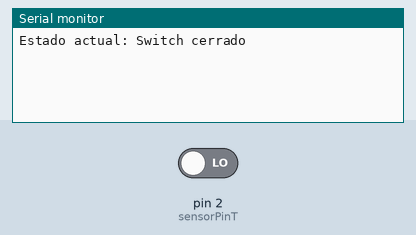
Recording of a sketch running on a simulated Arduino Uno, built with avr-gcc and run on an emulated ATmega328P. On the bench: the last lines printed to the serial monitor. The test bench sets the inputs (shaded band); at power-on: pin 2 (sensorPinT) LOW.

Above: at 1.2 s.
1.3 s: pin 2 (sensorPinT) driven HIGH
At 2.8 s:
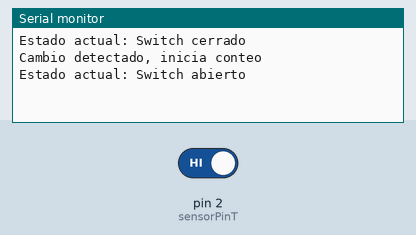
3.5 s: pin 2 (sensorPinT) driven LOW
At 4.4 s:
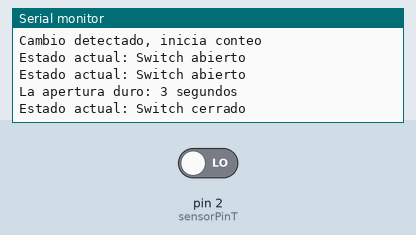

Measured:
- after the input at 1.3 s, the serial monitor: prints a new line at once (image 1)
- after the input at 3.5 s, the serial monitor: prints a new line after 0.50 s (image 2)

The sketch:

Interruptor-magnetico-con-Arduino.ino
```cpp
/*
  Created by TEOS
  Domotic with Arduino https://goo.gl/btZpjs
  YouTube https://goo.gl/k7TUSZ
  Instagram https://goo.gl/zEIjia
  Facebook https://goo.gl/eivraR
  Twitter https://goo.gl/du5Wgn
  Github https://goo.gl/Xl5IiS
  Google Plus https://goo.gl/gBnUdh
  WEB https://goo.gl/jtiYJy
*/

const int sensorPinT = 2;
int statusSensorT = HIGH;
boolean triggerT = false;

const long permanenceT = 500;
const long intervalT = 1000;
unsigned long initialTimeT = 0;
unsigned long previousMillisT = 0;
int outsetT, durationT;
String incomingT = "Switch cerrado";

void setup () {
  Serial.begin(9600);
  pinMode (sensorPinT, INPUT) ;
}

void loop () {
  unsigned long currentMillisT = millis();
  statusSensorT = digitalRead (sensorPinT) ;
  if (statusSensorT == HIGH) {
    incomingT = "Switch abierto";
    initialTimeT = millis();
    if (!triggerT) {
      Serial.println("Cambio detectado, inicia conteo");
      outsetT = initialTimeT / 1000;
      triggerT = true;
    }
  }
  else {
    if ( (millis() - initialTimeT) > permanenceT && triggerT) {
      incomingT = "Switch cerrado";
      durationT = ((millis() / 1000) - outsetT);
      Serial.println("La apertura duro: " + String (durationT) + " segundos");
      triggerT = false;
    }
  }
  if (currentMillisT - previousMillisT >= intervalT) {
    previousMillisT = currentMillisT;
    Serial.println("Estado actual: " + String (incomingT));
  }
}
```
